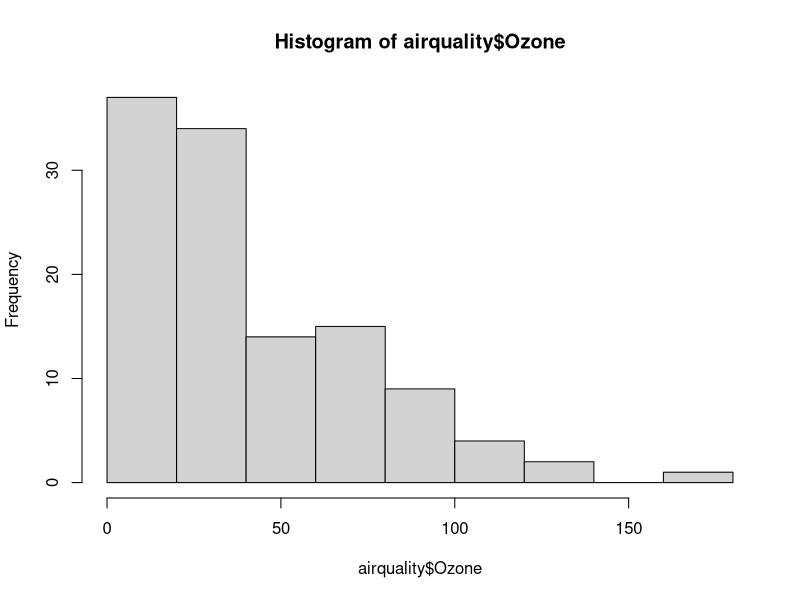
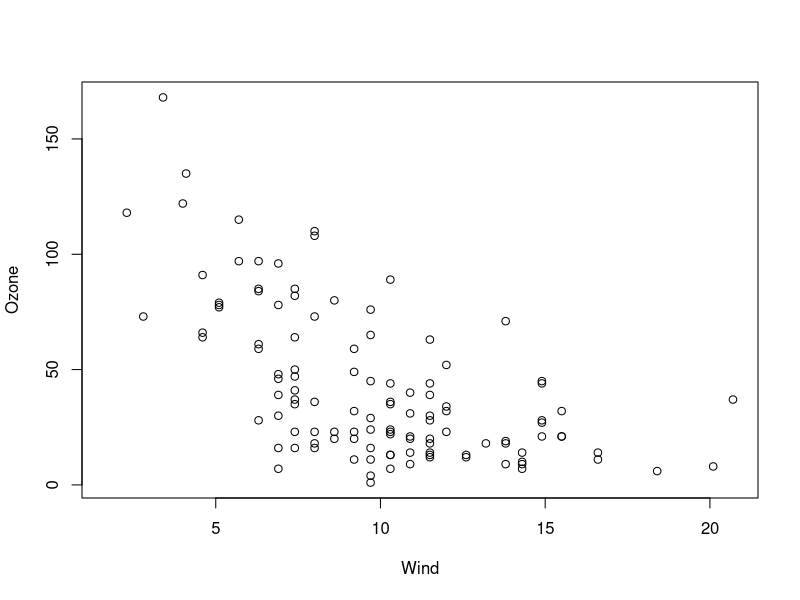
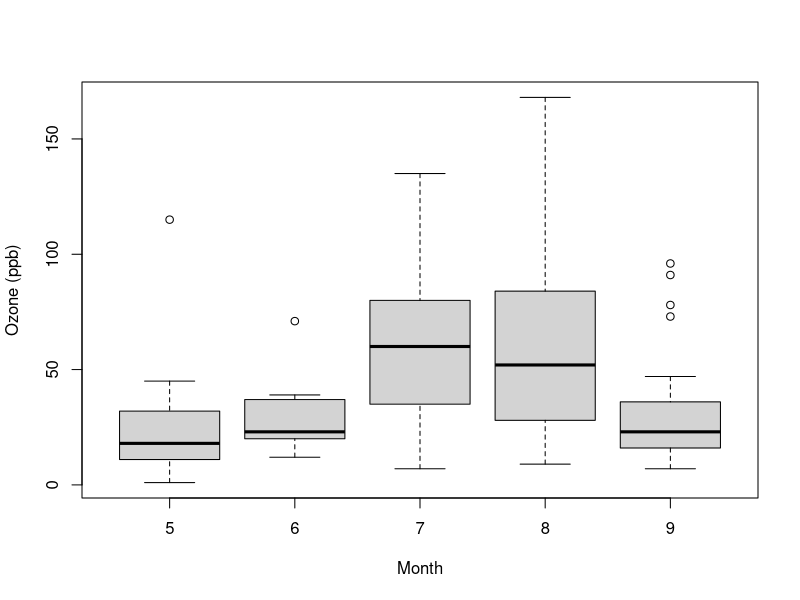
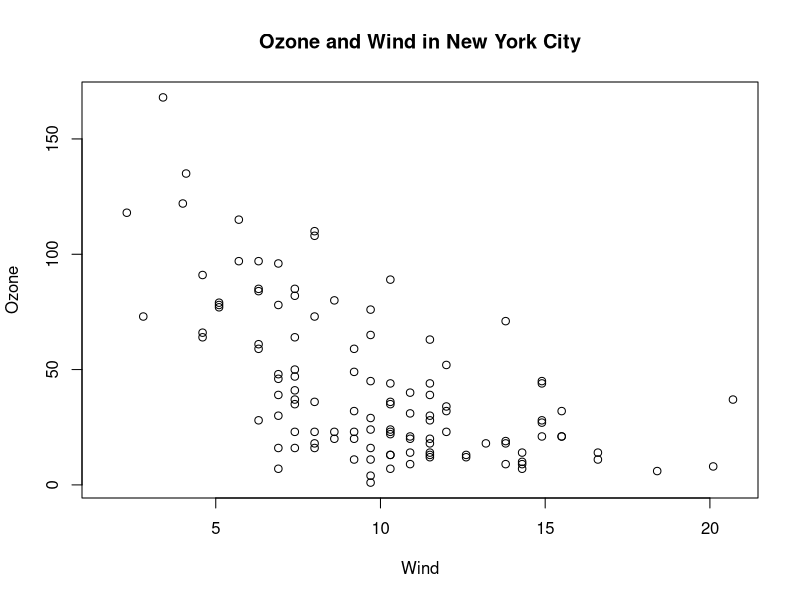
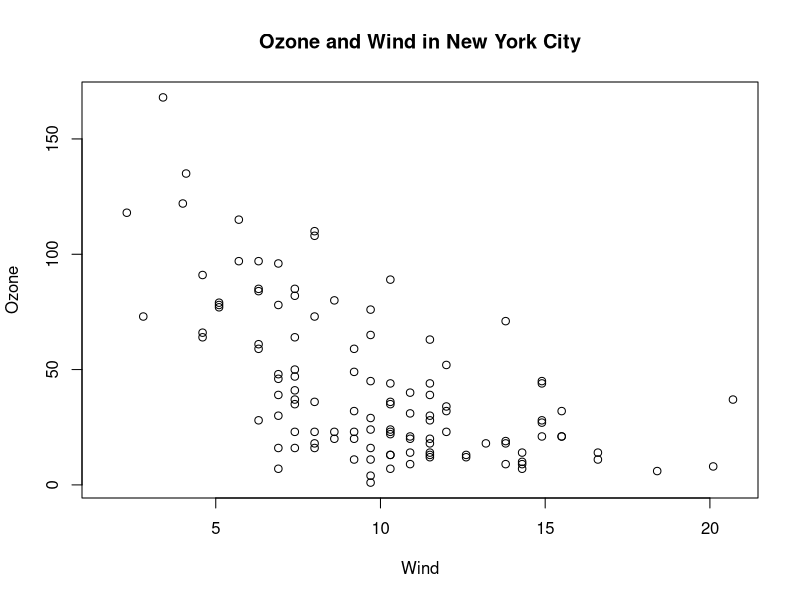
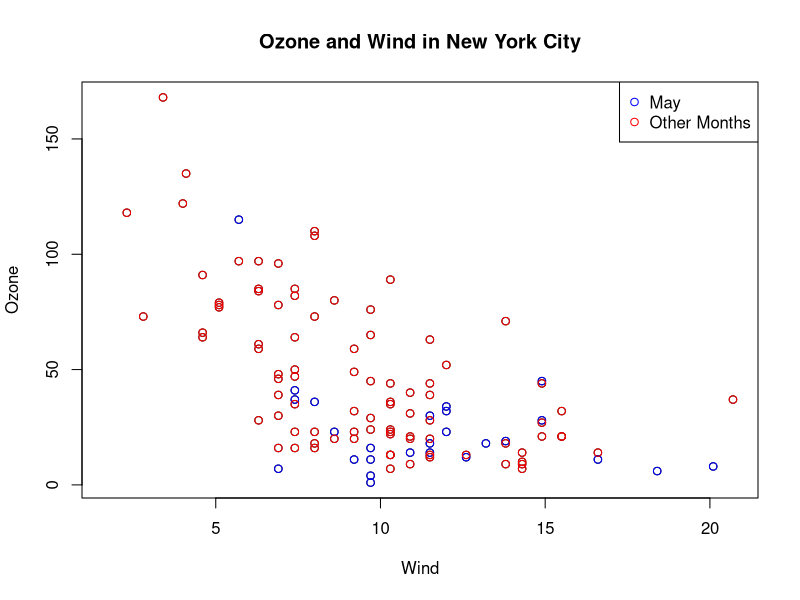
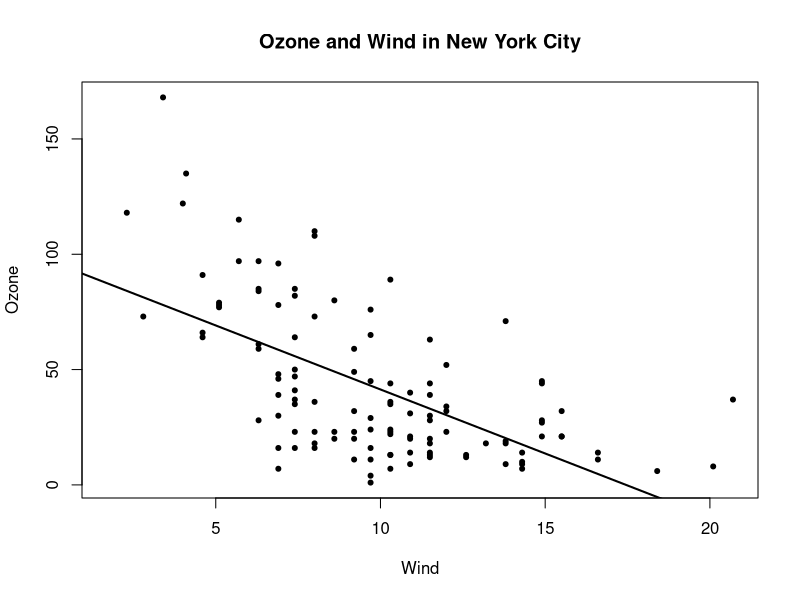
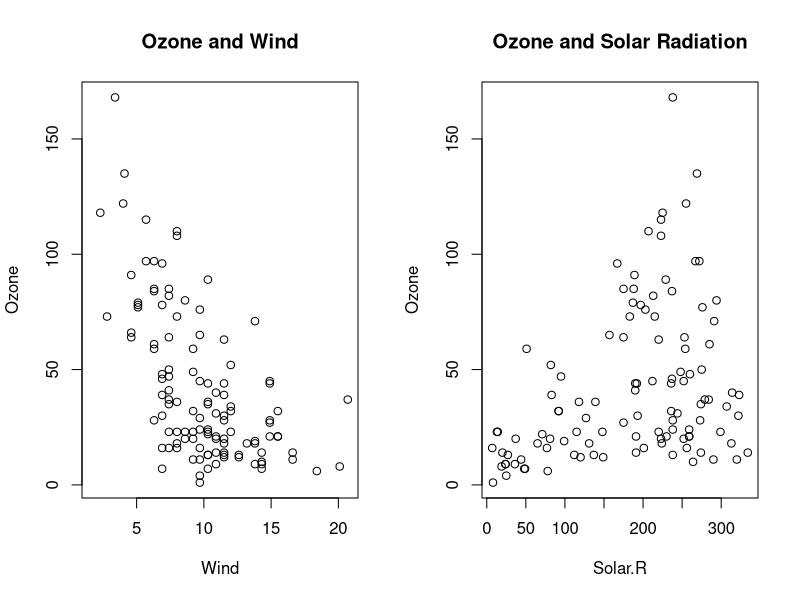

Reproduce these figures in R, in order.
#use plot( ... ) -> really powerful but needs a lot of configuration
#parameters of plot documented in ?par

#generally required
library(datasets)

#histogram
hist(airquality$Ozone)

#scatterplot
with(airquality, plot(Wind, Ozone))

#Boxplot
#Broken up by the month --- need clarification on the syntax of it...
# especially the ~
airquality <- transform(airquality, Month = factor(Month))
boxplot(Ozone ~ Month, airquality, xlab ="Month", ylab = "Ozone (ppb)")

#Base graphic parameters
#pch - plotting symbol [# for built in symbol tables or characters]
#lty - line type [solid, dashed, dotted...]
#lwd - line width
#col - plotting colors colors() gives a vector of colors by name
#xlab/ylab - x or y axis labels

#par() changes will have change in all graphics since global settings
# las - orientation of axis labels on plot
# bg - background color
# mar - margin size
# oma - the outer margin size (0 default for all sides - important in multi plot)
# mfrow/mfcol - the number of plots per row/col in multi plot

#view defaults
par("lty")
par("col")
par("pch")
par("bg")
par("mar") #gives 4 numbers 
# 1st number is bottom and goes clockwise
par("mfrow") #mfrow and mfcol are both returned when mfrow or mfcol are called

#plot - scatterplot
#lines - add lines to any plot
#points - add points to a plot
#text - add text labesl to a plot using speified coordinates (in plot)
#titles - add annotations outside plot
#mtext - add arbitray text to inner/outer margins of plot
#axis adding axis ticks/labels

#title
with(airquality, plot(Wind, Ozone))
title(main = "Ozone and Wind in New York City") #Major name

#Equivalent to above
with(airquality, plot(Wind, Ozone, main = "Ozone and Wind in New York City"))

#Writing type = "n" will initialize all plot settings will not plot (no plotting)
with(airquality, plot(Wind, Ozone, main = "Ozone and Wind in New York City"), type="n")
#Note that the next lines only adds points to the existing plot 
#you can add points to histograms despite how dumb that looks
#Color the points from May in Blue
with(subset(airquality, Month == 5), points(Wind,Ozone, col="blue"))
with(subset(airquality, Month != 5), points(Wind,Ozone, col="red"))
#add a legend 
legend("topright", pch = 1, col=c("blue","red"), legend = c("May", "Other Months"))


with(airquality, plot(Wind, Ozone, main = "Ozone and Wind in New York City", pch = 20), type="n")
#Regression
model <- lm(Ozone ~ Wind, airquality)
abline(model,lwd=2)

#multiplots
#plots 2 side by side plots
par(mfrow = c(1,2))
with(airquality, {
    plot(Wind,Ozone,main = "Ozone and Wind")
    plot(Solar.R, Ozone, main = "Ozone and Solar Radiation")
})

par(mfrow = c(1,3),mar = c(4,4,2,1), oma=c(0,0,2,0))
with(airquality,{
    plot(Wind,Ozone,main = "Ozone and Wind")
    plot(Solar.R, Ozone, main = "Ozone and Solar Radiation")
    plot(Temp, Ozone, main = "Ozone and Temperature")
    #main title of all 3 plots
    mtext("Ozone and Weather in New York City", outer = TRUE)
})